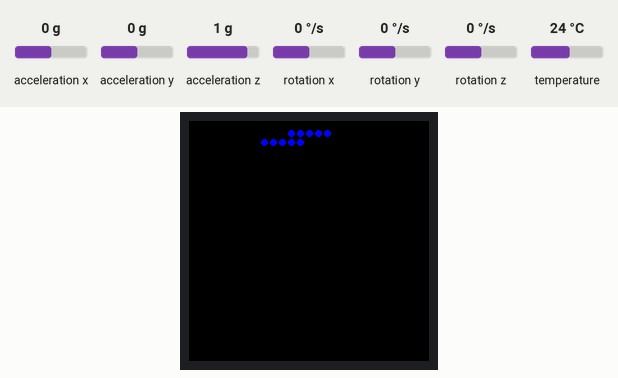
This sketch was run on a simulated ESP32. Parts: 240×240 colour display. The inputs (shaded band) are chosen by the test bench; at power-on: acceleration x 0 g, acceleration y 0 g, acceleration z 1 g, rotation x 0 °/s, rotation y 0 °/s, rotation z 0 °/s, temperature 24 °C. What the sketch prints to the serial monitor is not drawn.

Above: at 1.4 s.
1.5 s: acceleration x set to -1.4 g
At 2.7 s:
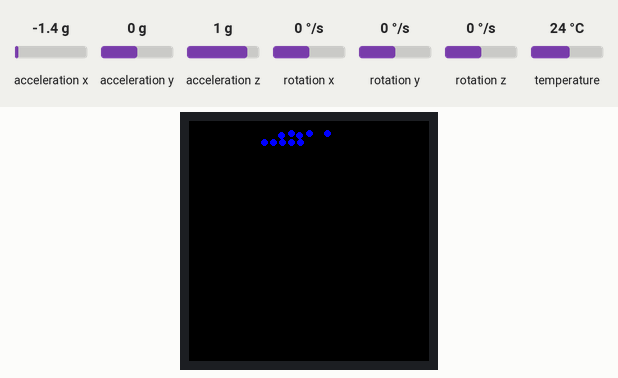
4.5 s: acceleration y set to -1.4 g
At 5.08 s:
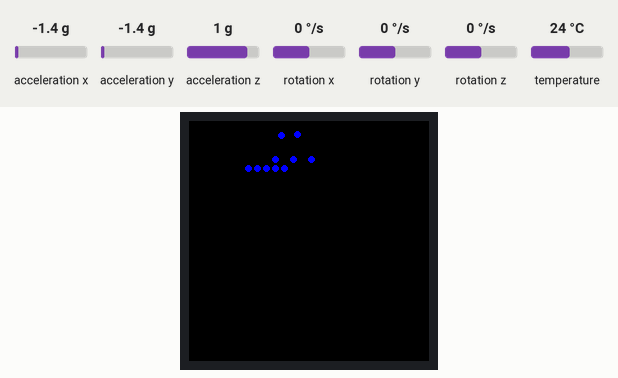
6.4 s: acceleration x set to 0 g
At 7.0 s:
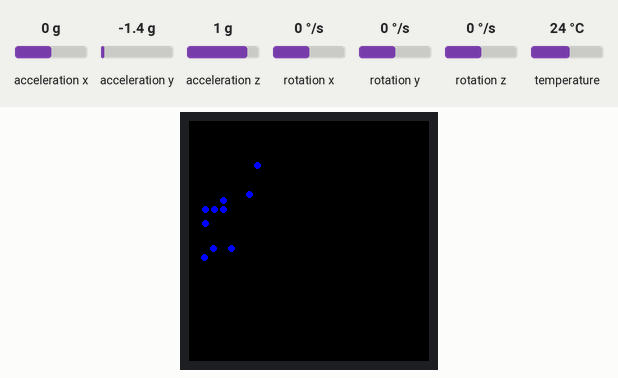
8.3 s: acceleration y set to 0.8 g
At 8.9 s:
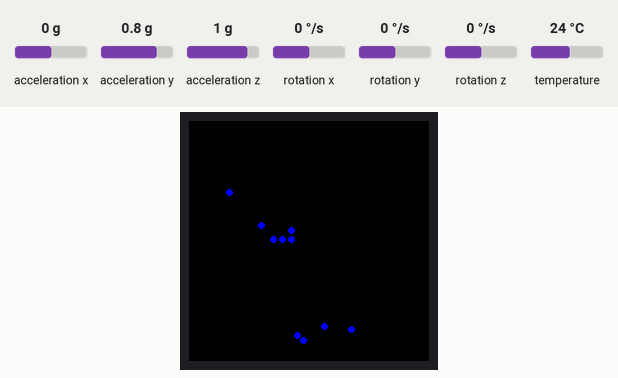
10.2 s: acceleration x set to -0.8 g
At 11.14 s:
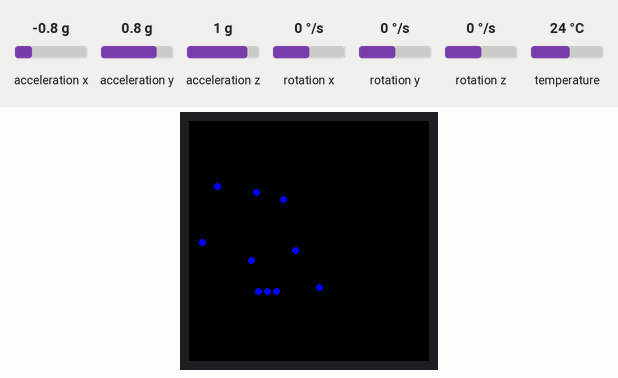
12.1 s: acceleration y set to -0.8 g
At 12.72 s:
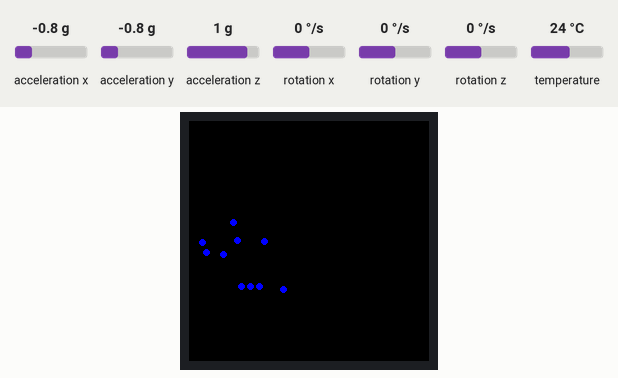
Timing chart, 0 to 15.0 s (numbered marks = the images above; inputs shaded):
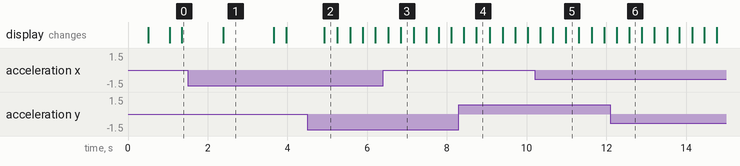

The sketch:

shifter.ino
```cpp
#include <TFT_eSPI.h>
#include <SPI.h>
#include <Adafruit_MPU6050.h>
#include <Adafruit_Sensor.h>
#include <Wire.h>

struct ActiveCircle {
  float x, y, oldX, oldY, vx, vy;
  ActiveCircle(float x=-1, float y=-1, float vx=5, float vy=5)
      : x(x), y(y), oldX(x), oldY(y), vx(vx), vy(vy) {}
};

TFT_eSPI tft = TFT_eSPI();
TFT_eSprite bgSprite = TFT_eSprite(&tft);      // static background
TFT_eSprite circleSprite = TFT_eSprite(&tft);  // moving circles
TFT_eSprite ball = TFT_eSprite(&tft);

Adafruit_MPU6050 mpu;

const int R = 3;
const int PADDING = 9;
const int ORIGINAL_DIAMETER = 240;
const int DIAMETER = 226; // 240x240 display
const int CIRCLE_SPRITE_LENGTH = 226;
const int SR = DIAMETER / 2;
const int DR = SR - R;
const int32_t BG_COLOR = 0x18a3;

const int NUM_CIRCLES = 10;
const float VX_LIMIT = 1.0;
const float VY_LIMIT = 1.0;

int xOffset = SR % PADDING, yOffset = SR % PADDING;
int bgSpriteOffset = ceil((ORIGINAL_DIAMETER - DIAMETER) / 2.0);
int circleSpriteOffset = ceil((DIAMETER - CIRCLE_SPRITE_LENGTH) / 2.0);
int nx = ceil((DIAMETER - xOffset) / (float)PADDING);
int ny = ceil((DIAMETER - yOffset) / (float)PADDING);

float ax, ay;
unsigned long lastUpdate = 0;
const int frameDelay = 30;  // ms

ActiveCircle active[NUM_CIRCLES];
TFT_eSprite* balls[NUM_CIRCLES];

bool isInBounds(float x, float y) {
  float dx = SR - x;
  float dy = SR - y;
  return dx*dx + dy*dy <= DR*DR;
}

bool isUnderSpeedLimit(float vx, float vy) {
  return fabs(vx) < VX_LIMIT && fabs(vy) < VY_LIMIT;
}

bool checkForCircleCollision(int idx, float x, float y) {
  for (int i=0; i<NUM_CIRCLES; i++) {
    if (i == idx) continue;
    ActiveCircle c = active[i];
    float dx = c.x - x;
    float dy = c.y - y;
    float dist = dx*dx + dy*dy;
    if (dist <= (2*R)*(2*R)) return true;
  }
  return false;
}

bool isColliding(int idx, float x, float y) {
  return (checkForCircleCollision(idx, x, y) || !isInBounds(x, y));
}

void initBackground() {
  for (int x=xOffset; x<DIAMETER; x+=PADDING) {
    for (int y=yOffset; y<DIAMETER; y+=PADDING) {
      if (!isInBounds(x, y)) continue;
      bgSprite.fillCircle(x, y, R, BG_COLOR);
    }
  }
}

void initActiveCircles() {
  int count = 0;
  for (int y = 0; y < ny && count < NUM_CIRCLES; y++) {
    for (int x = 0; x < nx && count < NUM_CIRCLES; x++) {
      if (!isInBounds(x*PADDING + xOffset, y*PADDING + yOffset)) continue;
      active[count].x = x*PADDING + xOffset;
      active[count].y = y*PADDING + yOffset;
      count++;
    }
  }
}

void updatePhysics(float ax, float ay) {
  if (fabs(ax) < 0.4 && fabs(ay) < 0.4) return;

  for (int i=0; i<NUM_CIRCLES; i++) {
    ActiveCircle &c = active[i];

    // apply acceleration
    c.vx += ax * 2.0;
    c.vy -= ay * 2.0;

    Serial.printf("vx: %f | vy: %f\n", c.vx, c.vy);

    // damping
    c.vx *= 0.95;
    c.vy *= 0.95;

    if (isUnderSpeedLimit(c.vx, c.vy)) {
      c.vx = 0.0;
      c.vy = 0.0;
    }

    float newX = c.x + c.vx;
    float newY = c.y + c.vy;

    if (isColliding(i, newX, newY)) {
      c.vx = -c.vx * 0.8;
      c.vy = -c.vy * 0.8;
    } else {
      c.x = newX;
      c.y = newY;
    }
  }
}

void eraseOldCircle(float oldX, float oldY) {
  if (oldX < 0 || oldY < 0) return;

  int px = (int)oldX;
  int py = (int)oldY;

  uint16_t *bgBuf = (uint16_t*) bgSprite.getPointer();
  int bgW = bgSprite.width();

  uint16_t *eraseBuf = (uint16_t*) circleSprite.getPointer();
  int ew = circleSprite.width();
  int eh = circleSprite.height();

  for (int yy = 0; yy < eh; yy++) {
    for (int xx = 0; xx < ew; xx++) {
      int bx = px - R + xx;
      int by = py - R + yy;

      // Bounds check inside bgSprite
      if (bx >= 0 && bx < bgW && by >= 0 && by < bgSprite.height()) {
        eraseBuf[yy * ew + xx] = bgBuf[by * bgW + bx];
      } else {
        eraseBuf[yy * ew + xx] = TFT_BLACK; // fallback if out of bounds
      }
    }
  }

  // Push restored block back to TFT
  circleSprite.pushSprite(px - R + bgSpriteOffset, py - R + bgSpriteOffset);
}

void drawFrame() {
  for (int i=0; i<NUM_CIRCLES; i++) {
    ActiveCircle &c = active[i];

    // ---- ERASE old position ----
    if (c.oldX >= 0 && c.oldY >= 0) {
      balls[i]->fillSprite(TFT_BLACK);  // clean the mini-sprite
      balls[i]->fillCircle(R, R, R, TFT_BLACK);  // draw background dot color
      balls[i]->pushSprite((int)c.oldX - R + bgSpriteOffset,
                           (int)c.oldY - R + bgSpriteOffset);
    }

    // Snap to grid if needed
    if (isUnderSpeedLimit(c.vx, c.vy)) {
      int cellX = round((c.x - xOffset) / (float)PADDING);
      int cellY = round((c.y - yOffset) / (float)PADDING);
      c.x = cellX * PADDING + xOffset;
      c.y = cellY * PADDING + yOffset;
    }

    // ---- DRAW new circle ----
    balls[i]->fillSprite(TFT_BLACK);
    balls[i]->fillCircle(R, R, R, TFT_BLUE);
    balls[i]->pushSprite((int)c.x - R + bgSpriteOffset,
                         (int)c.y - R + bgSpriteOffset,
                         TFT_BLACK);

    // update old position
    c.oldX = c.x;
    c.oldY = c.y;
  }
}

void setup() {
  Serial.begin(9600);

  if (!mpu.begin()) {
    Serial.println("Failed to find MPU6050 chip");
    while (1) delay(10);
  }
  Serial.println("MPU6050 Found!");

  tft.begin();
  tft.setRotation(0);
  tft.fillScreen(TFT_BLACK);

  // bgSprite.setColorDepth(16);
  // bgSprite.createSprite(DIAMETER, DIAMETER);
  // bgSprite.fillSprite(TFT_BLACK);

  //initBackground();
  // bgSprite.pushSprite(bgSpriteOffset, bgSpriteOffset, TFT_BLACK);

  initActiveCircles();
  for (int i = 0; i < NUM_CIRCLES; i++) {
    balls[i] = new TFT_eSprite(&tft);
    balls[i]->setColorDepth(16);
    balls[i]->createSprite(2*R+2, 2*R+2);
  }
  drawFrame();
}

void loop() {
  sensors_event_t a, g, temp;
  mpu.getEvent(&a, &g, &temp);

  ax = a.acceleration.x;
  ay = a.acceleration.y;
  updatePhysics(ax, ay);

  unsigned long now = millis();
  if (now - lastUpdate > frameDelay) {
    lastUpdate = now;
    drawFrame();
  }
}
```

Measured:
- after the input at 4.5 s, the display: changes after 0.43 s (image 2)
